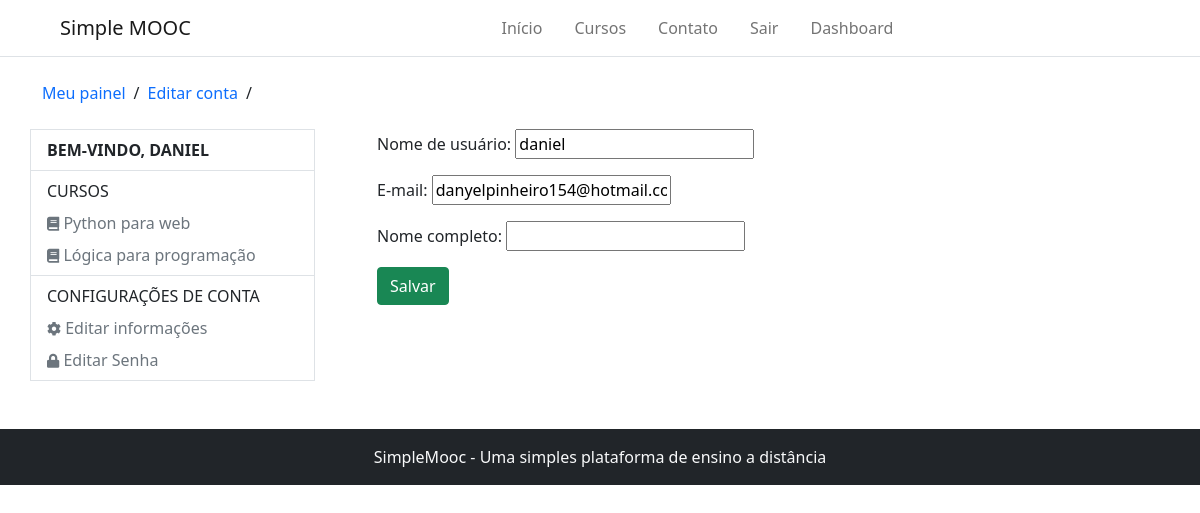
The page /accounts/edit_account/ (signed in) on the database as committed earlier.
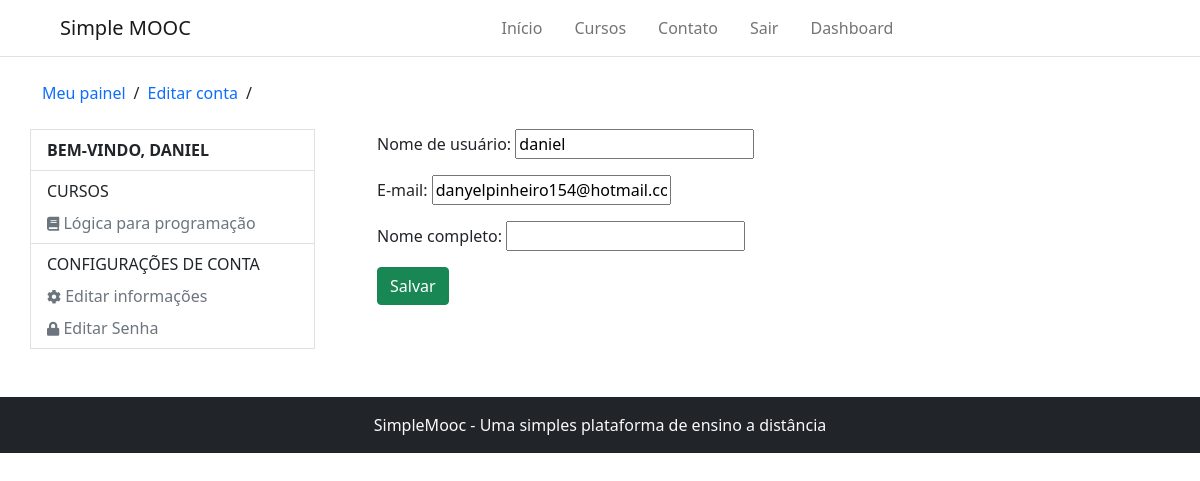
The same page on the database as committed later.
### Courses/models.py (models this page shows, shortened)
class subscribe(models.Model):
    STATUS_CHOICES = (
        (0, 'Análise'),
        (1, 'Aprovado'),
        (2, 'Cancelado'),
    )
    user = models.ForeignKey(settings.AUTH_USER_MODEL, on_delete=models.CASCADE, verbose_name='Usuário')
    course = models.ForeignKey(Course, on_delete=models.CASCADE, verbose_name='Curso')
    status = models.IntegerField(choices=STATUS_CHOICES, default=1, blank=True, verbose_name='Situação')
    created_at = models.DateTimeField(auto_now_add=True, verbose_name='Criado em')
    update_at = models.DateTimeField(auto_now=True, verbose_name='Atualizado em')
    class Meta:
        verbose_name = 'Inscrição'
        verbose_name_plural = 'Inscrições'
        unique_together = (('user', 'course'),)

class Course(models.Model):
    name_course = models.CharField(max_length=50, verbose_name='Nome do curso')
    slug_course = models.SlugField(verbose_name='Atalho', blank=True)
    description_course = models.CharField(max_length=255, verbose_name='Descrição do curso')
    about_course = models.TextField(verbose_name='Sobre o curso')
    image_course = models.ImageField(upload_to='course_img/%Y/%m/%d', verbose_name='Imagem', null=True, blank=True)
    created_at = models.DateTimeField(auto_now_add= True, verbose_name='Data de criação')
    update_at = models.DateTimeField(auto_now=True, verbose_name='Data de atualização')
    objects = CourseManager()
    def __str__(self):
        return self.name_course
    class Meta:
        verbose_name = 'curso'
        verbose_name_plural = 'cursos'

### Accounts/views.py (the view)
# urls.py: path('edit_account/', views.edit_account, name='edit_account'),
@login_required
def edit_account(request):
    form = EditAccountForm(instance=request.user)
    if request.method == 'POST':
        form = EditAccountForm(request.POST, instance=request.user)
        if form.is_valid():
            form.save()
            return redirect('/')
    return render(request, 'registration/edit_account.html', {'form': form})

### Accounts/forms.py
class EditAccountForm(forms.ModelForm):
    class Meta:
        model = User
        fields = ('username', 'email', 'full_name')

### Accounts/models.py (called while the page is built)
    def __str__(self):
        return self.username

### Courses/templatetags/courses_tags.py (called while the page is built)
@register.inclusion_tag('partials/_my_courses.html')
def user_courses(user):
    registrations = subscribe.objects.order_by('-id').filter(user=user)
    return {'registrations': registrations}

### Accounts/templates/registration/edit_account.html (shortened to what this page needs)
{% extends 'registration/dashboard.html' %}
{% block 'breadcrumbs' %}
    {{ block.super }}
    <li><a href="{% url 'edit_account' %}" class="text-decoration-none">Editar conta</a></li>
    <li>/</li>
{% endblock %}
{% block 'dashboard-main' %}
    <form method="POST">
        {{ form.as_p }}
        <button type="submit" class="btn btn-success">Salvar</button>
    </form>
{% endblock %}

### templates/partials/_my_courses.html
{% for subscribe in registrations %}
    <li class="nav-item">
        <a class="nav-link px-0 link-secondary pb-0" aria-current="page" href="{{ subscribe.course.course_user_url }}">
            <i class="fas fa-book" style="font-size: 14px"></i> {{ subscribe.course }}
        </a>
    </li>
{% empty %}
    <p class="text-muted">Você não está escrito em nenhum curso</p>
{% endfor %}

Rows that differ between the two databases and show on the page:
removed subscribe: course "Python para web"
